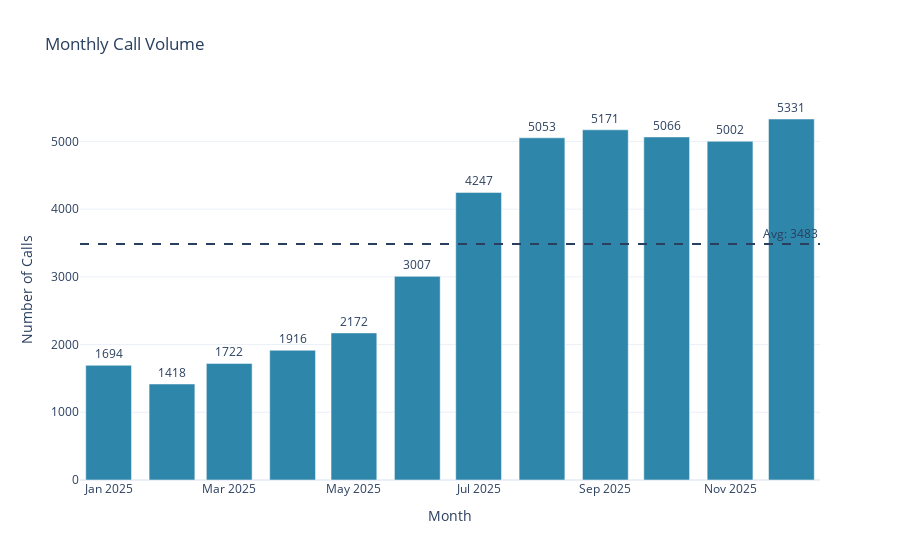

Notebook code cell kept with this figure:
### Code cell
df_2025 = working_data[working_data.index.year == 2025]

monthly = (
    df_2025
    .groupby(df_2025.index.to_period('M'))
    .size()
    .reset_index(name='call_count'))

monthly['month_label'] = monthly['timestamp'].astype(str)

fig = px.bar(
monthly,
x='month_label',
y='call_count',
text='call_count',
title='Monthly Call Volume',
labels={'month_label': 'Month', 'call_count': 'Number of Calls'},
color_discrete_sequence=[COLORS['primary']])

avg_calls = monthly['call_count'].mean()

fig.add_hline(y=avg_calls,line_dash='dash',annotation_text=f'Avg: {avg_calls:.0f}',annotation_position='top right')

fig.update_layout(
template=PLOTLY_TEMPLATE,
xaxis=dict(categoryorder='array',
categoryarray=['Jan','Feb','Mar','Apr','May','Jun',
'Jul','Aug','Sep','Oct','Nov','Dec']),
showlegend=False)

fig.update_traces(textposition='outside')
fig.show()

print('\n Monthly Summary')
print(f'  Busiest month  : {monthly.loc[monthly['call_count'].idxmax(), 'month_label']} '
f'({monthly['call_count'].max():,} calls)')
print(f'  Quietest month : {monthly.loc[monthly['call_count'].idxmin(), 'month_label']} '
f'({monthly['call_count'].min():,} calls)')
print(f'  Monthly average: {monthly['call_count'].mean():,.0f} calls')

### Figure 1 — Plotly figure (JSON) as saved in the notebook; plotly's stock layout.template omitted (floating-point values rounded to 4 significant figures)
{"data": [{"hovertemplate": "Month=%{x}<br>Number of Calls=%{text}<extra></extra>", "legendgroup": "", "marker": {"color": "#2E86AB", "pattern": {"shape": ""}}, "name": "", "orientation": "v", "showlegend": false, "text": [1694.0, 1418.0, 1722.0, 1916.0, 2172.0, 3007.0, 4247.0, 5053.0, 5171.0, 5066.0, 5002.0, 5331.0], "textposition": "outside", "x": ["2025-01", "2025-02", "2025-03", "2025-04", "2025-05", "2025-06", "2025-07", "2025-08", "2025-09", "2025-10", "2025-11", "2025-12"], "xaxis": "x", "y": [1694, 1418, 1722, 1916, 2172, 3007, 4247, 5053, 5171, 5066, 5002, 5331], "yaxis": "y", "type": "bar"}], "layout": {"xaxis": {"anchor": "y", "domain": [0.0, 1.0], "title": {"text": "Month"}, "categoryorder": "array", "categoryarray": ["Jan", "Feb", "Mar", "Apr", "May", "Jun", "Jul", "Aug", "Sep", "Oct", "Nov", "Dec"]}, "yaxis": {"anchor": "x", "domain": [0.0, 1.0], "title": {"text": "Number of Calls"}}, "legend": {"tracegroupgap": 0}, "title": {"text": "Monthly Call Volume"}, "barmode": "relative", "shapes": [{"line": {"dash": "dash"}, "type": "line", "x0": 0, "x1": 1, "xref": "x domain", "y0": 3483.0, "y1": 3483.0, "yref": "y"}], "annotations": [{"showarrow": false, "text": "Avg: 3483", "x": 1, "xanchor": "right", "xref": "x domain", "y": 3483.0, "yanchor": "bottom", "yref": "y"}], "showlegend": false}}
